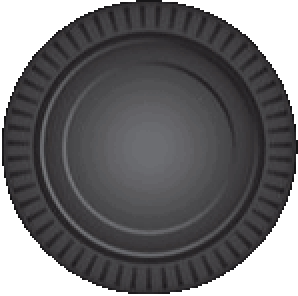
#> input picture unit 3 - Copy/black piece.gif, 149 x 148 px (shown 2 times larger)
$ python 'gif resizer.py'   (older library calls are emulated)
#> lines starting #> are read from the running program, lines starting #| are printed output that depends on the picture
from PIL import Image

# Open the GIF
gif_path = "black piece.gif"
original_gif = Image.open(gif_path)
#> original_gif is the input picture: PIL image 149x148 P; mean R, G, B, A 51.7, 50.8, 52.8, 197.6

# Get the number of frames in the GIF
num_frames = original_gif.n_frames
#> num_frames = 1

# Create a list to store the resized frames
resized_frames = []

# Define the desired width and height
new_width = 50
new_height = 50

# Loop through each frame and resize it
for frame in range(num_frames):
    original_gif.seek(frame)
    frame_image = original_gif.copy()
    frame_image = frame_image.resize((new_width, new_height), Image.ANTIALIAS)
    resized_frames.append(frame_image)
#> this loop made 1 pass
#> pass 1, `frame_image = frame_image.resize((new_width, new_height), Image.ANTIAL..`:
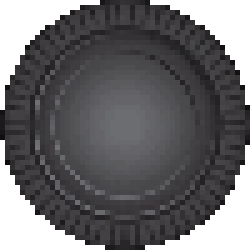
#> frame_image: PIL image 50x50 P (shown 5 times larger); mean R, G, B, A 51.8, 50.9, 52.9, 199; transparent parts drawn white
#> after the loop, resized_frames = 1 item

# Save the resized frames as a new GIF
output_gif_path = "resized_black_piece.gif"
resized_frames[0].save(
    output_gif_path,
    save_all=True,
    append_images=resized_frames[1:],
    duration=original_gif.info['duration'],
    loop=0  # 0 means an infinite loop; change as needed
)
